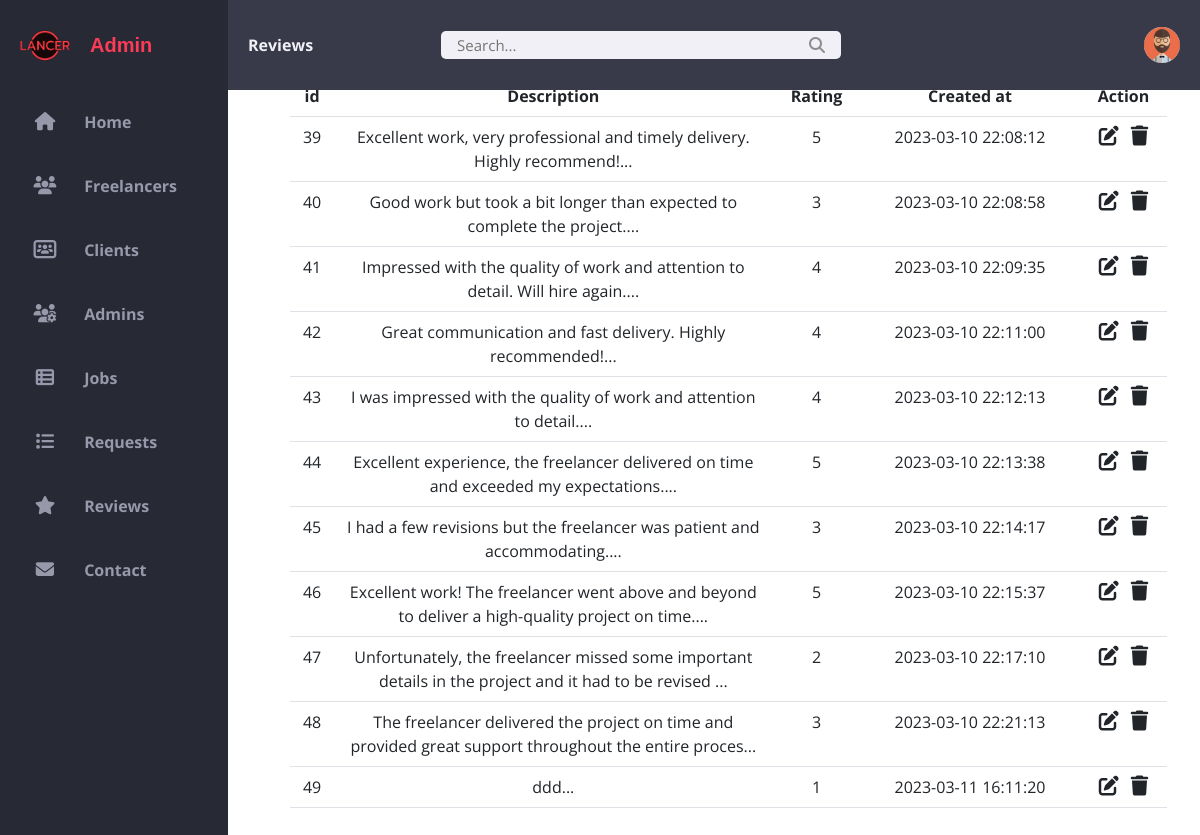
Page /admin/reviews.php on the committed database.
### tables this page shows
CREATE TABLE `reviews` (
  `id_review` int(11) NOT NULL,
  `id_freelancer` int(11) NOT NULL,
  `id_client` int(11) NOT NULL,
  `description` text NOT NULL,
  `rating` int(1) NOT NULL,
  `created__at` datetime NOT NULL
);

### admin/reviews.php (the view, shortened to what this page needs)
<?php
    @include '../login/config.php';
    $id_admin = $_SESSION['admin_id'];
    $sql="SELECT * FROM admin WHERE id_admin = '$id_admin'  ";
    $req = mysqli_query($conn , $sql) ;
    $num_ligne = mysqli_fetch_assoc($req);
?>
<!DOCTYPE html>
<html lang="en">
  <head>
    <link rel="stylesheet" href="CSS/style.css" />
    <link rel="stylesheet" href="https://cdnjs.cloudflare.com/ajax/libs/font-awesome/6.1.2/css/all.min.css">
    <link href="https://cdn.jsdelivr.net/npm/bootstrap@5.3.0-alpha1/dist/css/bootstrap.min.css" rel="stylesheet">
</head>
<body>
    <div class="grid-container">
        <section>
            <nav>
                <a href="reviews.php" class="name_page">Reviews</a>
                <form action="#" method="get">
                    <div class="form-group">
                        <input type="text" name="search_box" placeholder="Search..." autocomplete="off">
                        <button type="submit" class="fa-solid fa-magnifying-glass icon" style="border: none; background: transparent;"></button>
                    </div>
                </form>
                <div class="profile">
                    <?php
                            if($num_ligne['statut']==0)  {
                                echo '<img class="profile-pic" src="photoadmin/default.jpg">' ;
                            }
                            else{
                                $ex=$num_ligne['exentation'];
                                $namf=$id_admin.'.'.$ex;
                                echo ' <img class="profile-pic" src="photoadmin/'.$namf.'">';
                            }
                    ?>
                </div>
            </nav>
        </section>
        <aside id="sidebar">
            <div class="sidebar-title">
                <div class="sidebar-brand">
                    <img src="img/logo.png" class="logo-title">
                    <span class="material-icons-outlined">Admin</span>
                </div>
            </div>
            <ul class="sidebar-list">
                <li>
                    <a href="home.php">
                        <i class="fa-solid fa-house"></i>
                        <span class="material-icons-outlined">Home</span>
                    </a>
                </li>
                <li>
                    <a href="freelancers.php">
                        <i class="fas fa-users"></i>
                        <span class="material-icons-outlined">Freelancers</span>
                    </a>
                </li>
                <li>
                    <a href="clients.php">
                        <i class="fas fa-light fa-users-rectangle"></i>
                        <span class="material-icons-outlined">Clients</span>
                    </a>
                </li>
                <li>
                    <a href="admins.php">
                        <i class="fa-solid fa-users-gear"></i>
                        <span class="material-icons-outlined">Admins</span>
                    </a>
                </li>
                <li>
                    <a href="jobs.php">
                        <i class="fa-solid fa-table-list"></i>
                        <span class="material-icons-outlined">Jobs</span>
                    </a>
                </li>
                <li>
                    <a href="requests.php">
                        <i class="fa-solid fa-list"></i>
                        <span class="material-icons-outlined">Requests</span>
                    </a>
                </li>
                <li>
                    <a href="reviews.php">
                    <i class="fa-solid fa-star"></i>
                        <span class="material-icons-outlined">Reviews</span>
                    </a>
                </li>
                <li>
                    <a href="contact-us.php">
                        <i class="fas fa-envelope"></i>
                        <span class="material-icons-outlined">Contact</span>
                    </a>
                </li>
            </ul>
        </aside>
        <section>
            <table class="table table-hover text-center" style="margin-left: 15px; width: 310%; table-layout: fixed;">
                <colgroup>
                    <col style="width: 5%">
                    <col style="width: 50%">
                    <col style="width: 10%">
                    <col style="width: 25%">
                    <col style="width: 10%">
                </colgroup>
                <thead style="background-color: #dadfe4;">
                    <tr>
                        <th scope="col">id</th>
                        <th scope="col">Description</th>
                        <th scope="col">Rating</th>
                        <th scope="col">Created at</th>
                        <th scope="col">Action</th>
                    </tr>
                </thead>
                <tbody>
                    <?php
                        if(isset($_GET['search_box'])) {
                            $search_query = mysqli_real_escape_string($conn, $_GET['search_box']);
                            $sql1 = "SELECT * FROM reviews WHERE id_review LIKE '%$search_query%'";
                        } else {
                            $sql1 = "SELECT * FROM reviews";
                        }
                        $result1 = mysqli_query($conn, $sql1);
                        while($row = mysqli_fetch_assoc($result1)){
                            ?>
                                <tr>
                                    <td><?php echo $row['id_review'] ?></td>
                                    <td><?php echo substr($row['description'], 0, 100) . '...' ?></td>
                                    <td><?php echo $row['rating'] ?></td>
                                    <td><?php echo $row['created__at'] ?></td>
                                    <td>
                                        <a href="edit-review.php?idad=<?php echo $row['id_review']; ?>" class="link-dark"><i class="fa-solid fa-pen-to-square fs-5 me-2"></i></a>
                                        <a href="?delete_id=<?php echo $row['id_review']; ?>" class="link-dark"><i class="fa-solid fa-trash fs-5"></i></a>
                                    </td>
                                </tr>
                            <?php
                        }
                    ?>
                </tbody>
            </table>
        </section>
    </div>
</body>
</html>

### admin/CSS/style.css (style rules this page uses)
* { font-family: 'Open Sans', sans-serif; margin: 0; padding: 0; box-sizing: border-box; }
:root { --grey: #F1F0F6; --dark-grey: #8D8D8D; --light: #fff; --dark: #000; --green: #81D43A; --light-green: #E3FFCB; --blue: #1775F1; --light-blue: #D0E4FF; --dark-blue: #0C5FCD; --red: #FC3B56; --primary-color: #272935; }
body { margin: 0; padding: 0; box-sizing: border-box; background-color: white; color: #666666; font-family: "Montserrat", sans-serif; overflow-x: hidden; }
a { text-decoration: none; }
li { list-style: none; }
section { padding: 4.7rem; margin: 1px -60px; max-width: 1200px; }
.grid-container { width: 100%; display: grid; grid-template-columns: 260px 1fr 1fr 1fr; grid-template-rows: 0.2fr 3fr; grid-template-areas: "sidebar header header header" "sidebar main main main"; height: 100vh; }
nav { background: #383a49; height: 10%; width: 81%; padding: 0 20px; display: flex; align-items: center; grid-gap: 28px; position: fixed; top: 0; right: 0; z-index: 999; justify-content: space-between; }
nav .name_page { text-decoration: none; font-weight: bolder; margin-right: 100px; color: var(--grey); }
nav form { max-width: 400px; width: 100%; margin-right: auto; }
nav .form-group { position: relative; }
nav .form-group input { width: 100%; background: var(--grey); border-radius: 5px; border: none; outline: none; padding: 3px 36px 3px 16px; transition: all .3s ease; font-size: 15px; }
nav .form-group .icon { position: absolute; top: 50%; transform: translateY(-50%); right: 16px; color: var(--dark-grey); cursor: pointer; }
nav .profile { position: relative; margin-left: auto; }
nav .profile img { width: 36px; height: 36px; border-radius: 50%; object-fit: cover; cursor: pointer; }
#sidebar { grid-area: sidebar; height: 100%; width: 19%; background-color: #272935; color: #9799ab; overflow-y: auto; transition: all 0.5s; -webkit-transition: all 0.5s; position: fixed; }
.sidebar-title { display: flex; justify-content: space-between; align-items: center; padding: 20px; margin-bottom: 25px; }
.sidebar-brand img { height: 50px; margin-right: 10px; }
.sidebar-brand span { margin-left: 10px; font-weight: bold; font-family: 'Franklin Gothic Medium', 'Arial Narrow', Arial, sans-serif; color: var(--red); font-size: 20px; }
.sidebar-brand { display: flex; align-items: center; font-size: 20px; font-weight: 700; }
.sidebar-list { padding: 0; margin-top: -25px; list-style-type: none; }
.sidebar-list li { padding: 20px 20px 20px 20px; }
.sidebar-list li a { text-decoration: none; color: #9799ab; display: block; }
.sidebar-list li a i { position: relative; width: 50px; font-size: 18.3px; text-align: center; }
.sidebar-list li a span { color: #9799ab; position: relative; margin-left: 10px; font-weight: bold; }

### rows in the picture
reviews: id_review "39", description "Excellent work, very professional and timely delivery. Highly recommend!", rating "5", created__at "2023-03-10 22:08:12"
reviews: id_review "40", description "Good work but took a bit longer than expected to complete the project.", rating "3", created__at "2023-03-10 22:08:58"
reviews: id_review "41", description "Impressed with the quality of work and attention to detail. Will hire again.", rating "4", created__at "2023-03-10 22:09:35"
reviews: id_review "42", description "Great communication and fast delivery. Highly recommended!", rating "4", created__at "2023-03-10 22:11:00"
reviews: id_review "43", description "I was impressed with the quality of work and attention to detail.", rating "4", created__at "2023-03-10 22:12:13"
reviews: id_review "44", description "Excellent experience, the freelancer delivered on time and exceeded my expectations.", rating "5", created__at "2023-03-10 22:13:38"
reviews: id_review "45", description "I had a few revisions but the freelancer was patient and accommodating.", rating "3", created__at "2023-03-10 22:14:17"
reviews: id_review "46", description "Excellent work! The freelancer went above and beyond to deliver a high-quality project on time.", rating "5", created__at "2023-03-10 22:15:37"
reviews: id_review "47", description "Unfortunately, the freelancer missed some important details in the project and it had to be revised", rating "2", created__at "2023-03-10 22:17:10"
reviews: id_review "48", description "The freelancer delivered the project on time and provided great support throughout the entire proces", rating "3", created__at "2023-03-10 22:21:13"
reviews: id_review "49", description "ddd", rating "1", created__at "2023-03-11 16:11:20"
